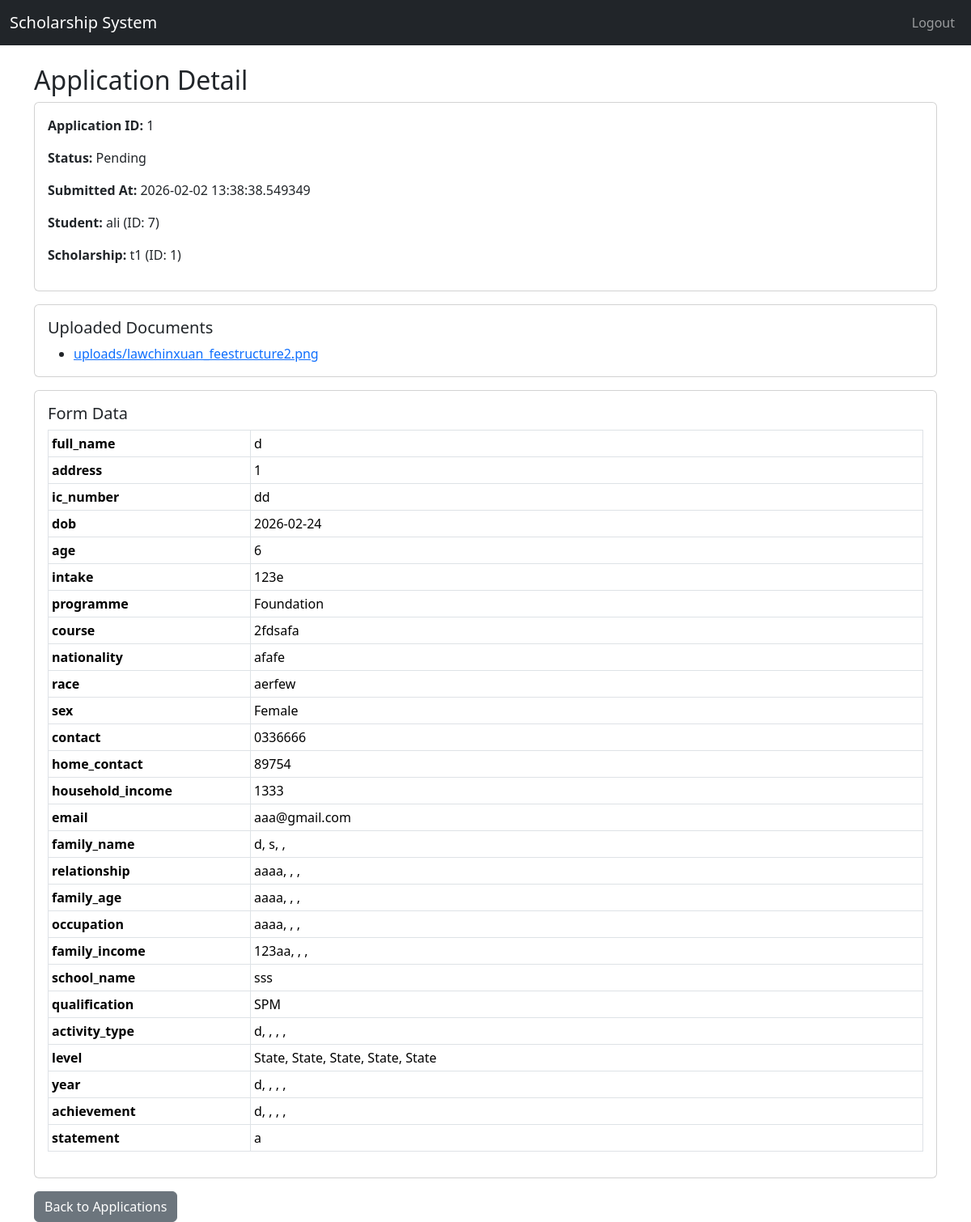
Before: /admin/applications/1 (signed in) with the older database file.
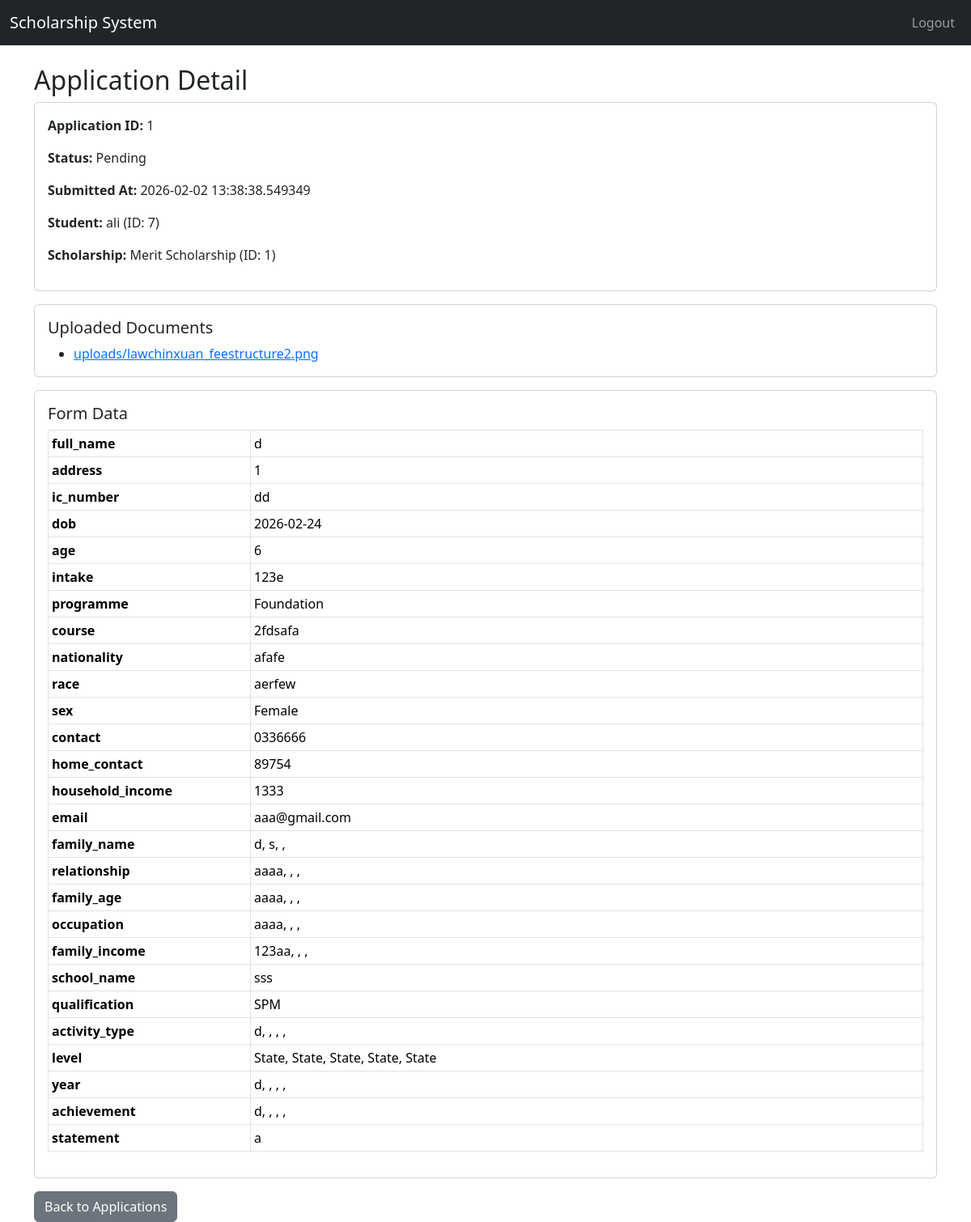
After: the same page with the newer database file.
### app/models.py (models this page shows)
class Scholarship(db.Model):
    id = db.Column(db.Integer, primary_key=True)
    title = db.Column(db.String(200), nullable=False)
    description = db.Column(db.Text)
    eligibility_criteria = db.Column(db.JSON)
    application_deadline = db.Column(db.DateTime)
    created_at = db.Column(db.DateTime, default=datetime.utcnow)
    documents_required = db.Column(db.Text)  # comma-separated list

### app/routes/admin_routes.py (the view)
@admin_bp.route('/applications/<int:application_id>')
@login_required
def application_detail(application_id):
    if current_user.role != 'admin':
        flash("Access denied.", "danger")
        return redirect(url_for('auth.login'))
    application = Application.query.get_or_404(application_id)
    documents = []
    if application.documents:
        documents = [d.strip() for d in application.documents.split(",") if d.strip()]
    return render_template(
        'admin/application_detail.html',
        application=application,
        documents=documents
    )

### app/templates/admin/application_detail.html (shortened to what this page needs)
{% extends "base.html" %}
{% block content %}
<h2>Application Detail</h2>
<div class="card p-3 mb-3">
  <p><b>Application ID:</b> {{ application.id }}</p>
  <p><b>Status:</b> {{ application.status }}</p>
  <p><b>Submitted At:</b> {{ application.submitted_at }}</p>
  <p><b>Student:</b>
    {% if application.student %}
      {{ application.student.username }} (ID: {{ application.student.id }})
    {% else %}
      {{ application.student_id }}
    {% endif %}
  </p>
  <p><b>Scholarship:</b>
    {% if application.scholarship %}
      {{ application.scholarship.title }} (ID: {{ application.scholarship.id }})
    {% else %}
      {{ application.scholarship_id }}
    {% endif %}
  </p>
</div>
<div class="card p-3 mb-3">
  <h5 class="mb-2">Uploaded Documents</h5>
  {% if documents and documents|length > 0 %}
    <ul class="mb-0">
      {% for doc in documents %}
        <li>
          <a href="{{ url_for('static', filename=doc) }}" target="_blank">
            {{ doc }}
          </a>
        </li>
      {% endfor %}
    </ul>
  {% else %}
    <p class="text-muted mb-0">No documents uploaded.</p>
  {% endif %}
</div>
<div class="card p-3 mb-3">
  <h5 class="mb-2">Form Data</h5>
  {% if application.form_data %}
    <div class="table-responsive">
      <table class="table table-sm table-bordered">
        <tbody>
          {% for key, value in application.form_data.items() %}
            <tr>
              <th style="width: 250px;">{{ key }}</th>
              <td>
                {% if value is sequence and value is not string %}
                  {{ value | join(", ") }}
                {% else %}
                  {{ value }}
                {% endif %}
              </td>
            </tr>
          {% endfor %}
        </tbody>
      </table>
    </div>
  {% else %}
    <p class="text-muted mb-0">No form data found.</p>
  {% endif %}
</div>
<a class="btn btn-secondary" href="{{ url_for('admin.manage_applications') }}">
  Back to Applications
</a>
{% endblock %}

Changed rows visible on the page:
changed Scholarship id 1: scholarship "t1" → "Merit Scholarship"
